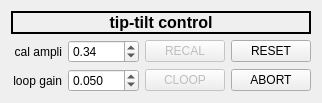
   <widget class="QWidget" name="verticalLayoutWidget_3">
    <property name="geometry">
     <rect>
      <x>872</x>
      <y>464</y>
      <width>322</width>
      <height>101</height>
     </rect>
    </property>
    <layout class="QVBoxLayout" name="vl_tt">
     <item>
      <widget class="QLabel" name="prop_title_5">
       <property name="font">
        <font>
         <pointsize>12</pointsize>
         <weight>75</weight>
         <bold>true</bold>
        </font>
       </property>
       <property name="autoFillBackground">
        <bool>true</bool>
       </property>
       <property name="frameShape">
        <enum>QFrame::Box</enum>
       </property>
       <property name="lineWidth">
        <number>2</number>
       </property>
       <property name="text">
        <string>tip-tilt control</string>
       </property>
       <property name="alignment">
        <set>Qt::AlignCenter</set>
       </property>
      </widget>
     </item>
     <item>
      <layout class="QGridLayout" name="gl_tt">
       <item row="0" column="2">
        <widget class="QPushButton" name="pB_tt_recal">
         <property name="enabled">
          <bool>false</bool>
         </property>
         <property name="text">
          <string>RECAL</string>
         </property>
        </widget>
       </item>
       <item row="1" column="0">
        <widget class="QLabel" name="lbl_tt_gain">
         <property name="text">
          <string>loop gain</string>
         </property>
         <property name="alignment">
          <set>Qt::AlignRight|Qt::AlignTrailing|Qt::AlignVCenter</set>
         </property>
        </widget>
       </item>
       <item row="0" column="0">
        <widget class="QLabel" name="lbl_tt_ampli">
         <property name="text">
          <string>cal ampli</string>
         </property>
         <property name="alignment">
          <set>Qt::AlignRight|Qt::AlignTrailing|Qt::AlignVCenter</set>
         </property>
        </widget>
       </item>
       <item row="0" column="1">
        <widget class="QDoubleSpinBox" name="dspB_tt_a0">
         <property name="minimum">
          <double>0.010000000000000</double>
         </property>
         <property name="maximum">
          <double>100.000000000000000</double>
         </property>
         <property name="singleStep">
          <double>0.010000000000000</double>
         </property>
         <property name="value">
          <double>0.340000000000000</double>
         </property>
        </widget>
       </item>
       <item row="1" column="2">
        <widget class="QPushButton" name="pB_tt_cloop">
         <property name="enabled">
          <bool>false</bool>
         </property>
         <property name="text">
          <string>CLOOP</string>
         </property>
        </widget>
       </item>
       <item row="1" column="3">
        <widget class="QPushButton" name="pB_tt_abort">
         <property name="text">
          <string>ABORT</string>
         </property>
        </widget>
       </item>
       <item row="1" column="1">
        <widget class="QDoubleSpinBox" name="dspB_tt_gain">
         <property name="decimals">
          <number>3</number>
         </property>
         <property name="maximum">
          <double>100.000000000000000</double>
         </property>
         <property name="singleStep">
          <double>0.001000000000000</double>
         </property>
         <property name="value">
          <double>0.050000000000000</double>
         </property>
        </widget>
       </item>
       <item row="0" column="3">
        <widget class="QPushButton" name="pB_tt_reset">
         <property name="text">
          <string>RESET</string>
         </property>
        </widget>
       </item>
      </layout>
     </item>
    </layout>
   </widget>
